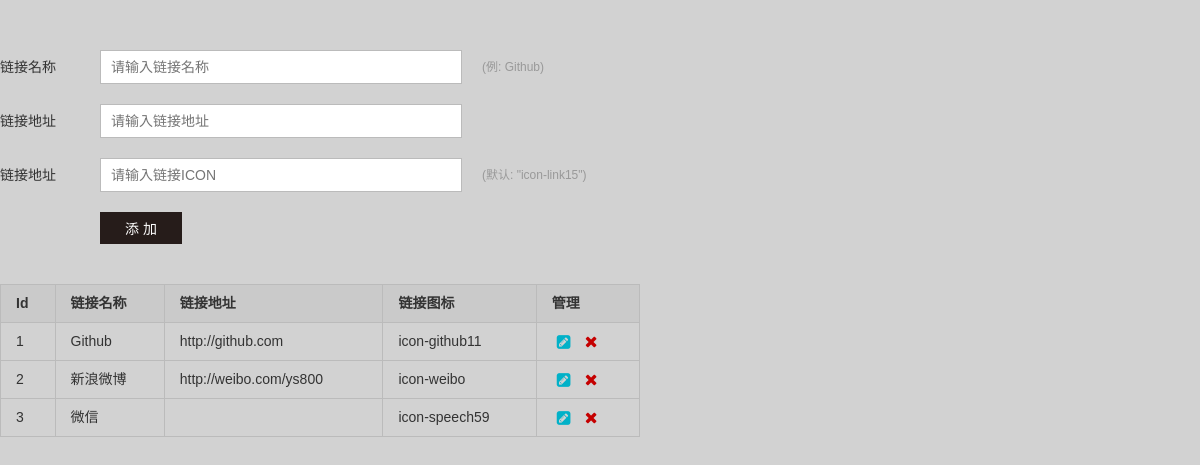
Before: /admin/settings/link-setting.php (signed in) with the older database file.
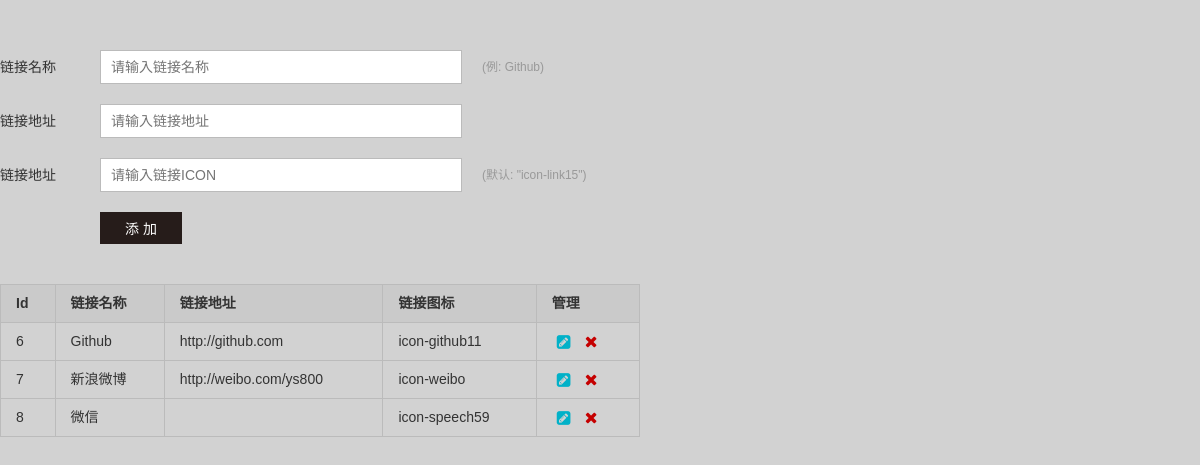
After: the same page with the newer database file.
### tables this page shows
CREATE TABLE `link` (
  `id` int(10) NOT NULL AUTO_INCREMENT,
  `linkname` varchar(255) NOT NULL,
  `linkaddr` varchar(255) DEFAULT NULL,
  `linkicon` varchar(255) NOT NULL DEFAULT 'icon-link15',
  PRIMARY KEY (`id`)
);

### admin/settings/link-setting.php (the view, shortened to what this page needs)
<!DOCTYPE html>
<html>
<head>
    <link rel="stylesheet" href="../assets/base/normalize.css">
    <link rel="stylesheet" href="../assets/base/common.css">
    <link rel="stylesheet" href="../assets/link/link.css">
</head>
<body>
<?php
    $id = isset($_GET['id']) ? $_GET['id'] : '';
    $links = mysql_query('SELECT * FROM link ORDER BY id ASC');
    $rows = mysql_num_rows($links);
?>
<div class="set-wrap link-wrap">
    <form action="./link-save.php" method="post" id="J_LinkForm">
        <div class="ed-row">
            <label for="J_LinkTitle" class="label">链接名称</label><input type="text" name="linkname" id="J_LinkTitle" class="input" placeholder="请输入链接名称" value="<?php echo isset($oneArr) ? $oneArr['linkname'] : ''; ?>"><span class="inline-help">(例: Github)</span>
        </div>
        <div class="ed-row">
            <label for="J_LinkAddr" class="label">链接地址</label><input type="text" name="link" id="J_LinkAddr" class="input" placeholder="请输入链接地址" value="<?php echo isset($oneArr) ? $oneArr['linkaddr'] : ''; ?>">
        </div>
        <div class="ed-row">
            <label for="J_LinkIcon" class="label">链接地址</label><input type="text" name="icon" id="J_LinkIcon" class="input" placeholder="请输入链接ICON" value="<?php echo isset($oneArr) ? $oneArr['linkicon'] : ''; ?>"><span class="inline-help">(默认: "icon-link15")</span>
        </div>
        <div class="ed-row btn-row">
            <input type="submit" value="<?php echo $id ? '保 存' : '添 加'; ?>" id="J_SaveLink" class="button"><?php echo $id ? '<a href="./link-setting.php" class="button cancel">返回新增</a>' : ''; ?>
        </div>
    </form>
    <table class="link-list">
        <thead>
            <tr>
                <th>Id</th>
                <th>链接名称</th>
                <th>链接地址</th>
                <th>链接图标</th>
                <th>管理</th>
            </tr>
        </thead>
        <tbody>
            <?php
                if ($rows) {
                    while($row = mysql_fetch_array($links)) {
            ?>
            <tr>
                <td><?php echo $row['id']; ?></td>
                <td><?php echo $row['linkname']; ?></td>
                <td><?php echo $row['linkaddr']; ?></td>
                <td><?php echo $row['linkicon']; ?></td>
                <td>
                    <a href="./link-setting.php?id=<?php echo $row['id']; ?>" target="_self" class="link-edit"><span class="icon-edit24"></span></a>
                    <a href="./link-del.php?id=<?php echo $row['id']; ?>" target="_self" class="link-del"><span class="icon-remove11"></span></a>
                </td>
            </tr>
            <?php
                    }
                } else {
            ?>
            <tr>
                <td colspan="5">暂无链接！</td>
            </tr>
            <?php
                }
            ?>
        </tbody>
    </table>
</div>
</body>
</html>

Changed rows visible on the page:
removed link: id "1", linkname "Github", linkaddr "http://github.com", linkicon "icon-github11"
removed link: id "2", linkname "新浪微博", linkaddr "http://weibo.com/ys800", linkicon "icon-weibo"
removed link: id "3", linkname "微信", linkicon "icon-speech59"
added link: id "6", linkname "Github", linkaddr "http://github.com", linkicon "icon-github11"
added link: id "7", linkname "新浪微博", linkaddr "http://weibo.com/ys800", linkicon "icon-weibo"
added link: id "8", linkname "微信", linkicon "icon-speech59"
